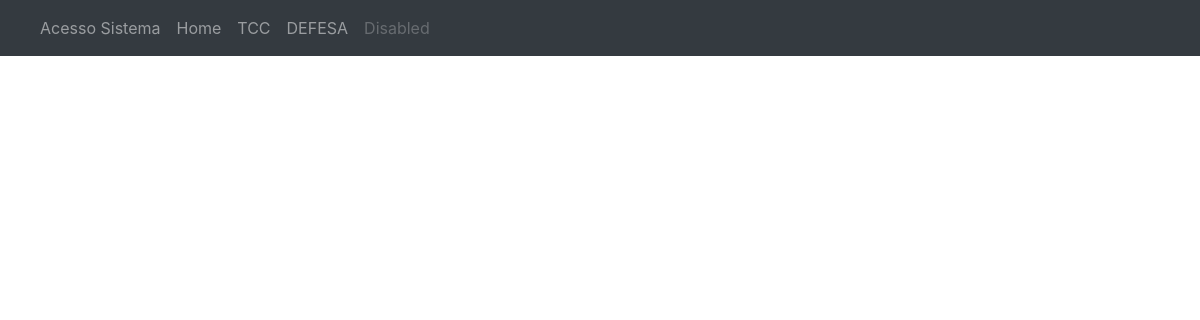
Page /defesa on the earlier database version.
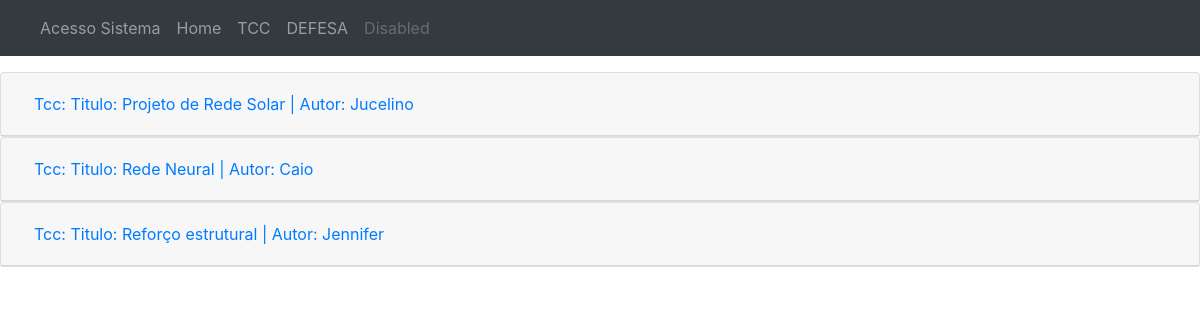
Same page on the later database version.
### core/models.py (models this page shows, shortened)
class Defesa(models.Model):
    id_df = models.AutoField(verbose_name="Identificador Apresentacao", primary_key=True)
    id_teste = models.ForeignKey(tcc, on_delete=models.CASCADE, default=None, verbose_name="Tema Apresentação TCC")
    id_sala_df = models.ForeignKey(Sala, related_name='id_sala_df', on_delete=models.CASCADE)
    dt_df = models.DateTimeField(verbose_name="Data e Hora da Apresentacao", auto_now=False, auto_now_add=False)
    banca1_df = models.ForeignKey(Professor, related_name='banca1_df', on_delete=models.CASCADE, blank=True, null=True)
    banca2_df = models.ForeignKey(Professor, related_name='banca2_df', on_delete=models.CASCADE, blank=True, null=True)
    class Meta:
        verbose_name = '9 - Defesa'
        verbose_name_plural = '9 - Defesas'

class tcc(models.Model):
    class STATUS_CHOICE(models.TextChoices):
        EmCurso = 'Em Curso', _('Em Curso'),
        abandono = 'Abandono', _('Abandono'),
        reprovado = 'Reprovado', _('Reprovado'),
        aprovado = 'Aprovado', _('Aprovado'),
    class STATUS_CD_CHOICE(models.TextChoices):
        Nao = 'Não', _('Não'),
        Sim = 'Sim', _('Sim'),
    id_tcc = models.AutoField(primary_key=True)
    professor_disciplica_tcc = models.ForeignKey(Professor, related_name='professor_disciplica_tcc', on_delete=models.CASCADE)
    id_aluno_tcc = models.ForeignKey(Aluno, related_name='id_aluno_tcc', on_delete=models.CASCADE)
    id_turma_tcc = models.ForeignKey(Turma, on_delete=models.CASCADE)
    tema_tcc = models.CharField(verbose_name="Tema TCC", max_length=100)
    id_curso_tcc = models.ForeignKey(Curso, related_name='id_curso_tcc', on_delete=models.CASCADE)
    orientador_tcc = models.ForeignKey(Professor, related_name='orientador_tcc', on_delete=models.CASCADE)
    co_orientador_tcc = models.ForeignKey(Professor, related_name='co_orientador_tcc', on_delete=models.CASCADE)
    carta_aceite_tcc = models.FileField(verbose_name="CartadeAceita", upload_to=tcc_directory_path, blank=True, null=True)
    convite_banca_tcc = models.FileField(verbose_name="ConviteBanca", upload_to=tcc_directory_path , blank=True, null=True)
    marcacao_banca_tcc = models.FileField(verbose_name="MarcaçãoBanca", upload_to=tcc_directory_path, blank=True, null=True)
    entrega_cd_tcc = models.CharField(max_length=50, choices=STATUS_CD_CHOICE.choices, default=STATUS_CD_CHOICE.Nao)
    status_tcc = models.CharField(max_length=50, choices=STATUS_CHOICE.choices, default=STATUS_CHOICE.EmCurso)
    def __str__(self):
        return 'Titulo: ' + self.tema_tcc + '  |   Autor: ' + self.id_aluno_tcc.nome_aluno
    class Meta:
        verbose_name = '8 - Tcc'
        verbose_name_plural = '8 - Tccs'

class Aluno(models.Model):
    mat_aluno = models.AutoField(verbose_name="Id Aluno", primary_key=True)
    matricula_aluno = models.CharField(verbose_name="Matricula do Aluno", blank=True, null=True)
    nome_aluno = models.CharField(verbose_name="Nome Aluno", max_length=50)
    matricula_aluno = models.CharField(verbose_name="Matricula Aluno", max_length=15)
    id_curso_aluno = models.ForeignKey(Curso, related_name="id_curso_aluno", verbose_name="Curso", on_delete=models.CASCADE)
    periodo_aluno = models.CharField(verbose_name="Periodo Turma", max_length=6)
    class Meta:
        verbose_name = '7 - Aluno'
        verbose_name_plural = '7 - Alunos'

### core/views.py (the view)
# urls.py: path('defesa' , DefesaView),
def DefesaView(request):
    data = {}
    data['tcc'] = tcc.objects.all()
    data['turma'] = Turma.objects.all()
    data['defesa'] = Defesa.objects.all()
    return render(request, 'defesa.html', data)

### core/models.py (called while the page is built)
    def __str__(self):
        return self.nome_professor

    def __str__(self):
        return self.nome_sala

### core/templates/defesa.html (shortened to what this page needs)
<!doctype html>
<html class="no-js" lang="pt-br">
<head>
{% load static %}
<link rel="stylesheet" href="{% static 'css/bootstrap.min.css' %}">
</head>
<body>
<nav class="navbar navbar-expand-lg navbar-dark bg-dark fixed-top">
  <div class="collapse navbar-collapse" id="navbarNav">
    <ul class="navbar-nav">
      <li class="nav-item">
        <a class="nav-link" href="admin/">Acesso Sistema<span class="sr-only">(current)</span></a>
      </li>
           <li class="nav-item">
        <a class="nav-link" href="/">Home</a>
      </li>
      <li class="nav-item">
        <a class="nav-link" href="tcc">TCC</a>
      </li>
      <li class="nav-item">
        <a class="nav-link" href="defesa">DEFESA</a>
      </li>
      <li class="nav-item">
        <a class="nav-link disabled" href="#" tabindex="-1" aria-disabled="true">Disabled</a>
      </li>
    </ul>
  </div>
</nav>
<br><br><br>
{% for defesa in defesa %}
<div id="accordion">
  <div class="card">
    <div class="card-header" id="heading{{ defesa.id_df }}">
      <h5 class="mb-0">
        <button class="btn btn-link" data-toggle="collapse" data-target="#collapse{{ defesa.id_df }}" aria-expanded="true" aria-controls="collapse{{ defesa.id_df }}">
         Tcc: {{ defesa.id_teste }}
        </button>
      </h5>
    </div>
  </div>
</div>
{% endfor %}
</body>
</html>

Differences in the rows shown:
added Defesa: id_teste "Titulo: Projeto de Rede Solar | Autor: Jucelino"
added Defesa: id_teste "Titulo: Rede Neural | Autor: Caio"
added Defesa: id_teste "Titulo: Reforço estrutural | Autor: Jennifer"
